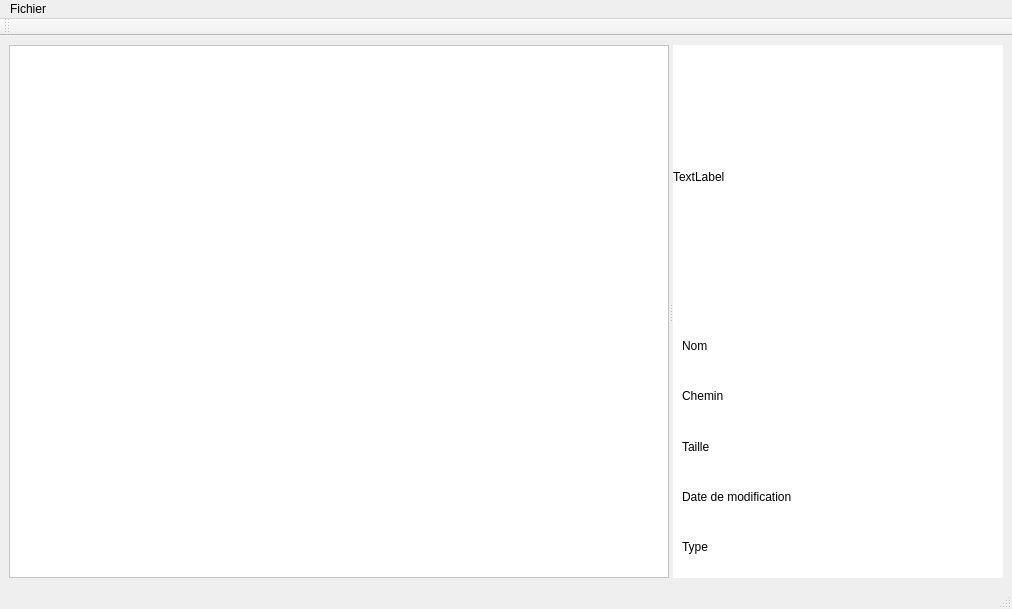
<?xml version="1.0" encoding="UTF-8"?>
<ui version="4.0">
 <class>FileManager</class>
 <widget class="QMainWindow" name="FileManager">
  <property name="geometry">
   <rect>
    <x>0</x>
    <y>0</y>
    <width>1012</width>
    <height>609</height>
   </rect>
  </property>
  <property name="windowTitle">
   <string>MainWindow</string>
  </property>
  <property name="unifiedTitleAndToolBarOnMac">
   <bool>false</bool>
  </property>
  <widget class="QWidget" name="centralwidget">
   <layout class="QVBoxLayout" name="verticalLayout">
    <item>
     <widget class="QSplitter" name="splitter">
      <property name="orientation">
       <enum>Qt::Orientation::Horizontal</enum>
      </property>
      <widget class="QWidget" name="panel_treeview" native="true">
       <property name="styleSheet">
        <string notr="true">background-color: rgb(140, 140, 140);</string>
       </property>
       <layout class="QVBoxLayout" name="verticalLayout_2">
        <item>
         <widget class="QTreeView" name="treeView">
          <property name="styleSheet">
           <string notr="true">background-color: rgb(255, 255, 255);
color: black;</string>
          </property>
         </widget>
        </item>
       </layout>
      </widget>
      <widget class="QWidget" name="panel_preview" native="true">
       <property name="styleSheet">
        <string notr="true">background-color: rgb(255, 255, 255);</string>
       </property>
       <layout class="QVBoxLayout" name="verticalLayout_4">
        <item>
         <widget class="QLabel" name="lbl_preview">
          <property name="text">
           <string>TextLabel</string>
          </property>
         </widget>
        </item>
        <item>
         <widget class="QWidget" name="widget" native="true">
          <layout class="QVBoxLayout" name="verticalLayout_5">
           <item>
            <widget class="QLabel" name="lbl_nom">
             <property name="styleSheet">
              <string notr="true">color: rgb(0, 0, 0);</string>
             </property>
             <property name="text">
              <string>Nom</string>
             </property>
            </widget>
           </item>
           <item>
            <widget class="QLabel" name="lbl_chemin">
             <property name="styleSheet">
              <string notr="true">color: rgb(0, 0, 0);</string>
             </property>
             <property name="text">
              <string>Chemin</string>
             </property>
            </widget>
           </item>
           <item>
            <widget class="QLabel" name="lbl_taille">
             <property name="styleSheet">
              <string notr="true">color: rgb(0, 0, 0);</string>
             </property>
             <property name="text">
              <string>Taille</string>
             </property>
            </widget>
           </item>
           <item>
            <widget class="QLabel" name="lbl_date">
             <property name="styleSheet">
              <string notr="true">color: rgb(0, 0, 0);</string>
             </property>
             <property name="text">
              <string>Date de modification</string>
             </property>
            </widget>
           </item>
           <item>
            <widget class="QLabel" name="lbl_type">
             <property name="styleSheet">
              <string notr="true">color: rgb(0, 0, 0);</string>
             </property>
             <property name="text">
              <string>Type</string>
             </property>
            </widget>
           </item>
          </layout>
         </widget>
        </item>
       </layout>
      </widget>
     </widget>
    </item>
   </layout>
  </widget>
  <widget class="QMenuBar" name="menubar">
   <property name="geometry">
    <rect>
     <x>0</x>
     <y>0</y>
     <width>1012</width>
     <height>33</height>
    </rect>
   </property>
   <widget class="QMenu" name="menuFichier">
    <property name="title">
     <string>Fichier</string>
    </property>
    <addaction name="actionNouveau"/>
    <addaction name="actionCopier"/>
    <addaction name="actionCouper"/>
    <addaction name="actionColler"/>
    <addaction name="actionRenommer"/>
    <addaction name="actionSauvegarder"/>
   </widget>
   <addaction name="menuFichier"/>
  </widget>
  <widget class="QStatusBar" name="statusbar"/>
  <widget class="QToolBar" name="toolBar">
   <property name="windowTitle">
    <string>toolBar</string>
   </property>
   <attribute name="toolBarArea">
    <enum>TopToolBarArea</enum>
   </attribute>
   <attribute name="toolBarBreak">
    <bool>false</bool>
   </attribute>
  </widget>
  <action name="actionNouveau">
   <property name="text">
    <string>Nouveau</string>
   </property>
  </action>
  <action name="actionCopier">
   <property name="text">
    <string>Copier</string>
   </property>
  </action>
  <action name="actionCouper">
   <property name="text">
    <string>Couper</string>
   </property>
  </action>
  <action name="actionColler">
   <property name="text">
    <string>Coller</string>
   </property>
  </action>
  <action name="actionSauvegarder">
   <property name="text">
    <string>Sauvegarder</string>
   </property>
  </action>
  <action name="actionRenommer">
   <property name="text">
    <string>Renommer</string>
   </property>
  </action>
 </widget>
 <resources/>
 <connections/>
</ui>
